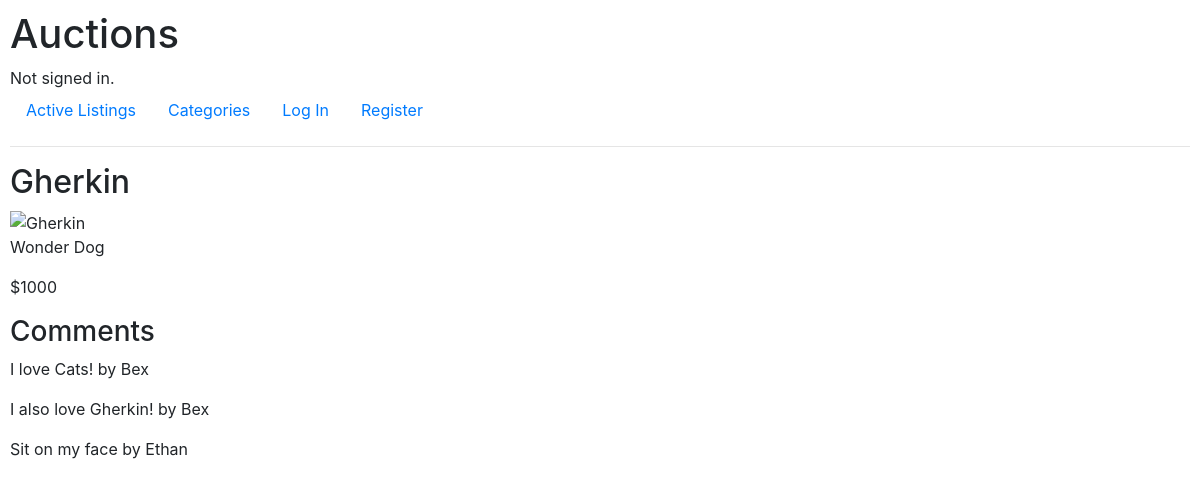
Before: /close/1 with the older database file.
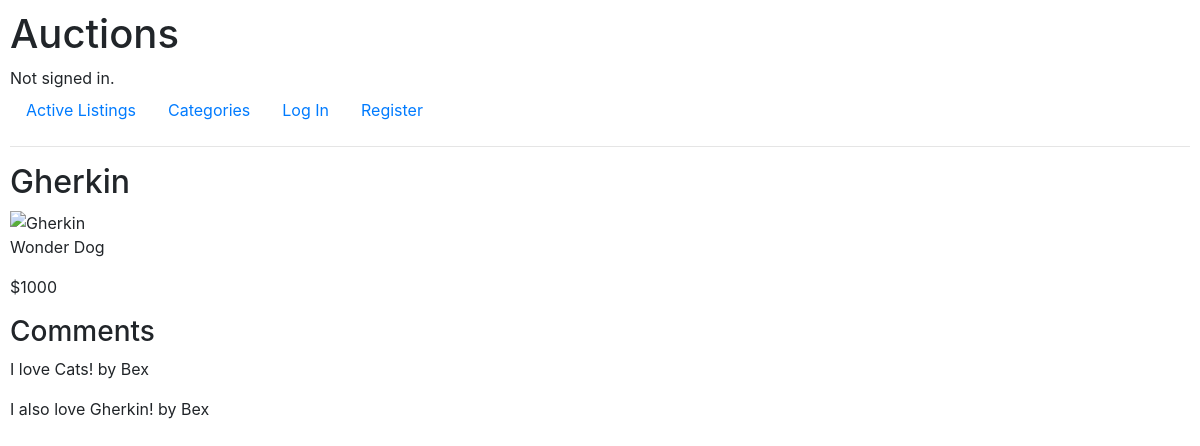
After: the same page with the newer database file.
### auctions/models.py (models this page shows, shortened)
class Listing(models.Model):
    CATEGORIES = ['Electronics', 'Home', 'Fashion', 'Toys', 'Other']
    active = models.BooleanField(default=True)
    title = models.CharField(max_length=64)
    description = models.CharField(max_length=64)
    bids = models.ForeignKey(Bid, on_delete=models.CASCADE, null=True)
    image = models.CharField(max_length=64)
    category = models.CharField(max_length=64)
    dateListed = models.CharField(max_length=64)
    owner = models.ForeignKey(User, on_delete=models.CASCADE, related_name="auctions",null=True )
    winner = models.ForeignKey(User, on_delete=models.CASCADE, related_name="won", null=True)
    watchers = models.ManyToManyField(User, blank=True, related_name="watchlist")

class Bid(models.Model):
    amount = models.IntegerField(default=0)
    bidder = models.ForeignKey(User, on_delete=models.CASCADE, null=True)
    def __str__(self):
        return f"${self.amount}"

class Comments(models.Model):
    comment = models.CharField(max_length=64)
    commentor = models.ForeignKey(User, on_delete=models.CASCADE, null=True)
    listing = models.ForeignKey(Listing, on_delete=models.CASCADE, related_name="comments", null=True)
    def __str__(self):
        return f"{self.comment} by {self.commentor}"

class User(AbstractUser):
    pass

### auctions/views.py (the view)
# urls.py: path("close/<int:listing_id>", views.closeAuction, name="close"),
def closeAuction(request, listing_id):
    listing = Listing.objects.get(id=listing_id)
    listing.winner = listing.bids.bidder
    listing.active = False
    listing.save()
    return render(request, "auctions/listing.html", {
        "listing": listing,
        "comments": listing.comments.all(),
        "watchers": listing.watchers.all()
    })

### auctions/templates/auctions/listing.html (shortened to what this page needs)
{% extends "auctions/layout.html" %} {% block body %}
<h2>{{listing.title}}</h2>
<div>
  {%if listing.image%}
  <img src="{{listing.image}}" alt="{{listing.title}}" />
  {% endif %}
</div>
<p>{{listing.description}}</p>
<p>{{listing.bids}}</p>
<h3>Comments</h3>
{% for comment in comments %} <p>{{comment}}</p> {% endfor%}
{% endblock %}

### auctions/templates/auctions/layout.html (shortened to what this page needs)
{% load static %}
<!DOCTYPE html>
<html lang="en">
  <head>
    <link
      rel="stylesheet"
      href="https://stackpath.bootstrapcdn.com/bootstrap/4.4.1/css/bootstrap.min.css"
    />
    <link href="{% static 'auctions/styles.css' %}" rel="stylesheet" />
  </head>
  <body>
    <h1>Auctions</h1>
    <div>
      {% if user.is_authenticated %} Signed in as
      <strong>{{ user.username }}</strong>. {% else %} Not signed in. {% endif%}
    </div>
    <ul class="nav">
      <li class="nav-item">
        <a class="nav-link" href="{% url 'index' %}">Active Listings</a>
      </li>
      <li class="nav-item">
        <a class="nav-link" href="{% url 'categories' %}">Categories</a>
      </li>
      {% if user.is_authenticated %}
      <li class="nav-item">
        <a class="nav-link" href="{% url 'logout' %}">Log Out</a>
      </li>
      <li class="nav-item">
        <a class="nav-link" href="{% url 'watchlist' %}">WatchList</a>
      </li>
      <li class="nav-item">
        <a class="nav-link" href="{% url 'newListing' %}">Create New Listing</a>
      </li>
      {% else %}
      <li class="nav-item">
        <a class="nav-link" href="{% url 'login' %}">Log In</a>
      </li>
      <li class="nav-item">
        <a class="nav-link" href="{% url 'register' %}">Register</a>
      </li>
      {% endif %}
    </ul>
    <hr />
    {% block body %} {% endblock %}
  </body>
</html>

### auctions/static/auctions/styles.css (style rules this page uses)
body { padding: 10px; }

Changed rows visible on the page:
removed Comments: comment+commentor "Sit on my face by Ethan"
